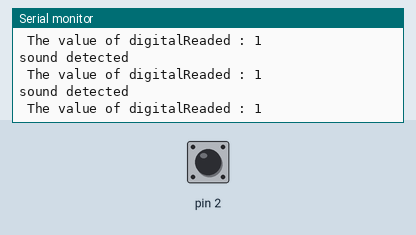
This sketch was run on a simulated Arduino Uno, built with avr-gcc and run on an emulated ATmega328P. Parts: the last lines printed to the serial monitor. Inputs (shaded band) come from the test bench; at power-on: pin 2 HIGH.

Above: at 1.3 s.
1.4 s: pin 2 driven LOW
At 1.72 s:
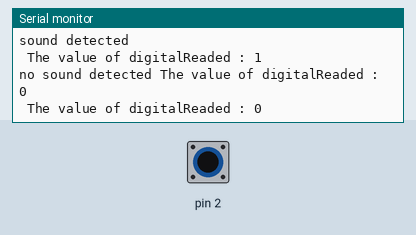
3.2 s: pin 2 pulsed HIGH 5 times (0.12 s each, 0.3 s apart)
7.7 s: pin 2 driven HIGH
At 8.11 s:
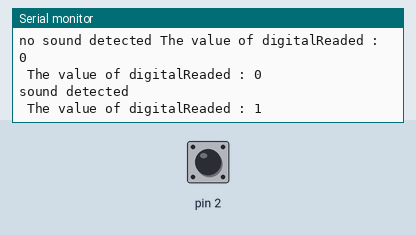

The sketch:

detect_sound.ino
```cpp
int value=0;
void setup(){
Serial.begin(9600);
pinMode(2, INPUT);
}
void loop()
{
  value = digitalRead(2);
if(value == 0)
{
  Serial.print("no sound detected");
  Serial.print(" The value of digitalReaded : ");Serial.println(value);
}

else
Serial.println("sound detected");
Serial.print(" The value of digitalReaded : ");Serial.println(value);
delay(250);
}
```

Measured:
- after the input at 1.4 s, the serial monitor: prints a new line after 0.10 s (image 1)
- after the input at 7.7 s, the serial monitor: prints a new line after 0.22 s (image 2)
